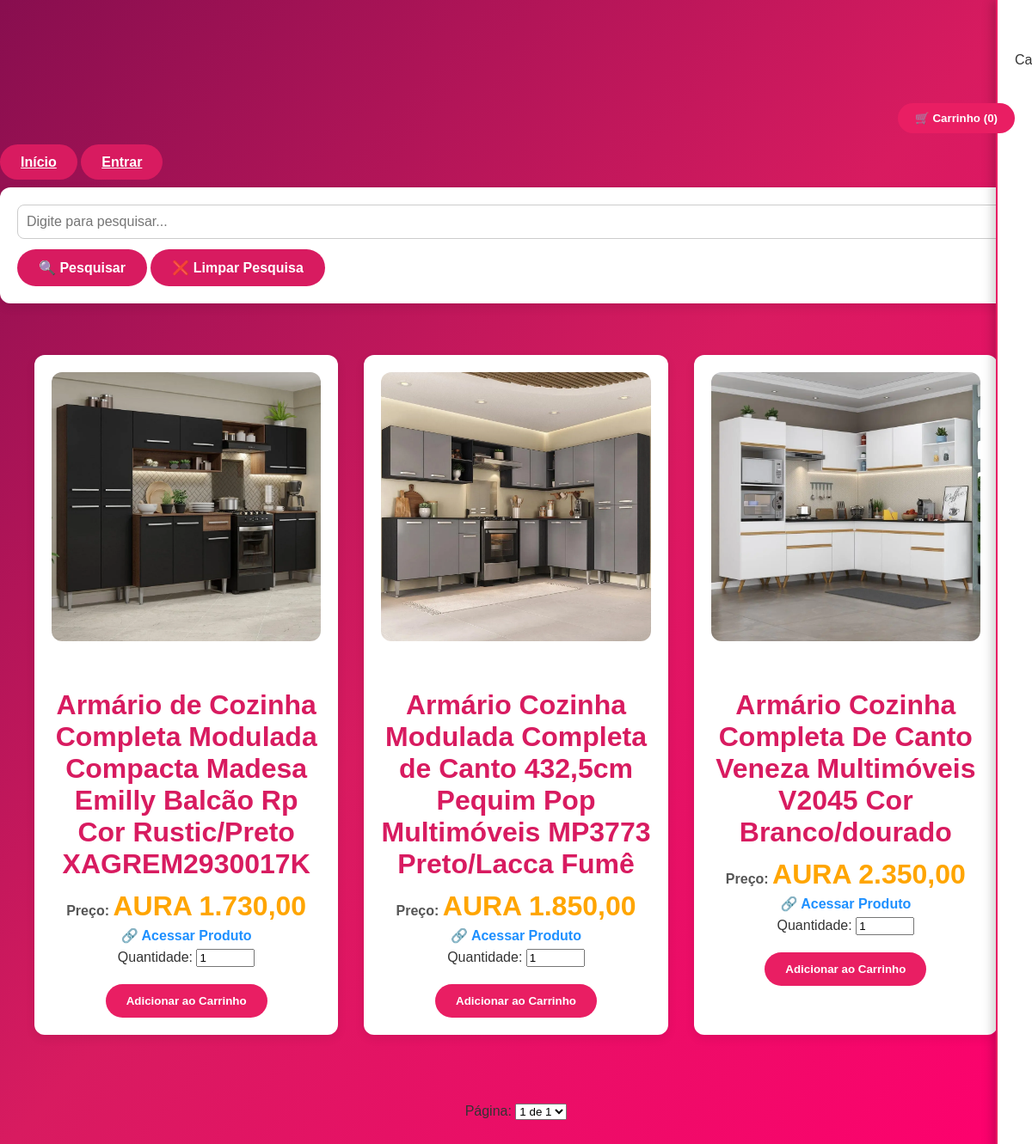
The app's page /sys/hora_carrinho.php with its own data.
### tables this page shows
CREATE TABLE `consorcio_cadastro` (
  `id` int(11) NOT NULL,
  `consulta` varchar(250) DEFAULT NULL,
  `valor_total` decimal(10,2) DEFAULT NULL,
  `entrada` decimal(10,2) DEFAULT NULL,
  `parcelas` int(11) DEFAULT NULL,
  `valor_parcela` decimal(10,2) DEFAULT NULL,
  `eq_user` varchar(100) DEFAULT NULL,
  `cidade` varchar(100) DEFAULT NULL,
  `estado` varchar(100) DEFAULT NULL,
  `data_cadastro` date DEFAULT NULL,
  `imagem` varchar(255) NOT NULL,
  `aprovacao` tinyint(1) NOT NULL DEFAULT 0,
  `estoque` int(11) NOT NULL DEFAULT 0,
  `servico` varchar(10) DEFAULT '41106',
  `cep_origem` varchar(9) DEFAULT '78850000',
  `peso` decimal(5,2) DEFAULT 1.00,
  `altura` int(11) DEFAULT 10,
  `largura` int(11) DEFAULT 15,
  `comprimento` int(11) DEFAULT 20,
  `rua` varchar(255) DEFAULT NULL,
  `numero` varchar(20) DEFAULT NULL,
  `bairro` varchar(100) DEFAULT NULL,
  `cep` varchar(9) DEFAULT NULL,
  `lc` varchar(255) NOT NULL,
  `hectare` decimal(10,2) NOT NULL,
  `valor_hectare` decimal(12,2) NOT NULL
);

### sys/hora_carrinho.php (the view, shortened to what this page needs)
<?php
$conn = new mysqli("127.0.0.1", "u839226731_farol", "Meta6595869!", "u839226731_farol");
$conn->set_charset("utf8");
$idProduto = isset($_GET['id']) ? intval($_GET['id']) : 0;
$carrinhoCliente = !empty($_COOKIE['carrinho']) ? json_decode($_COOKIE['carrinho'], true) : [];
$limite = 20;
$pagina = isset($_GET['pagina']) ? max(1, intval($_GET['pagina'])) : 1;
$offset = ($pagina - 1) * $limite;
if ($idProduto > 0) {
    $sql = "SELECT id, consulta, valor_total, cidade, estado, imagem, eq_user, entrada, estoque
            FROM consorcio_cadastro
            WHERE aprovacao = 1 AND id = ?";
    $stmt = $conn->prepare($sql);
    $stmt->bind_param("i", $idProduto);
    $stmt->execute();
    $result = $stmt->get_result();
    $totalPaginas = 1;
} else {
    $sql = "SELECT id, consulta, valor_total, cidade, estado, imagem, eq_user, entrada, estoque
            FROM consorcio_cadastro WHERE aprovacao = 1";
    $sql .= " ORDER BY id DESC LIMIT " . intval($limite) . " OFFSET " . intval($offset);
    $stmt = $conn->prepare($sql);
    $stmt->execute();
    $result = $stmt->get_result();
    $sqlCount = "SELECT COUNT(*) as total FROM consorcio_cadastro WHERE aprovacao = 1";
    $resCount = $conn->query($sqlCount);
    $totalConsorcios = $resCount->fetch_assoc()['total'];
    $totalPaginas = ceil($totalConsorcios / $limite);
}
$subtotal = 0;
$totalFrete = 0;
$itensCarrinho = [];
$totalComFrete = $subtotal + $totalFrete;
$limiteCarrinho = 10;
$paginaCarrinho = isset($_GET['pagina_carrinho']) ? max(1, intval($_GET['pagina_carrinho'])) : 1;
$offsetCarrinho = ($paginaCarrinho - 1) * $limiteCarrinho;
$totalItensCarrinho = count($itensCarrinho);
$totalPaginasCarrinho = $totalItensCarrinho > 0 ? ceil($totalItensCarrinho / $limiteCarrinho) : 1;
$itensPaginaCarrinho = array_slice($itensCarrinho, $offsetCarrinho, $limiteCarrinho);
$token = bin2hex(random_bytes(16));
$linkMagico = "https://farolqr.com/sys/carrinho_view.php?token=" . $token;
?>
<!DOCTYPE html>
<html lang="pt-BR">
<head>
</head>
<body>
<div class="navbar1">
<a href="https://farolqr.com/" class="btn-home">Início</a>
<a href="https://farolqr.com/login/login_farolqr.php" class="btn-home">Entrar</a>
</div>
<button id="toggleCarrinho">
  🛒 Carrinho (<?= array_sum(array_column($carrinhoCliente, 'qtd')) ?>)
</button>
<div class="filtros">
  <form method="GET" class="form-pesquisa">
  <div>
    <input type="text" name="search_consulta" placeholder="Digite para pesquisar..."
           value="<?= htmlspecialchars($_GET['search_consulta'] ?? '') ?>">
    <button type="submit">🔍 Pesquisar</button>
    <a href="?"><button type="button">❌ Limpar Pesquisa</button></a>
  </div>
</form>
</div>
<div class="container">
  <?php if ($result->num_rows > 0): ?>
    <?php foreach ($result->fetch_all(MYSQLI_ASSOC) as $row): ?>
      <?php if ($row["estoque"] > 0): ?>
       <div class="card">
  <div class="card-content">
    <?php if (!empty($row["imagem"])): ?>
      <div class="card-img">
        <img src="<?= htmlspecialchars('../site3/cadastro_produto/' . $row["imagem"]) ?>" alt="Imagem do Bem">
      </div>
    <?php endif; ?>
    <div class="card-info">
     <h3 style="font-size: 32px;"><?= htmlspecialchars_decode($row["consulta"]) ?></h3>
      <p>
        <strong>Preço:</strong>
        <span style="font-size: 32px; color: orange; font-weight: bold;">
          AURA <?= number_format($row["valor_total"], 2, ',', '.') ?>
        </span>
      </p>
<p> <a href="/todofarol/site2/nossasmaquinas/hora_carrinho.php?id=<?= $row['id'] ?>" style="color:#1e90ff; font-weight:bold; text-decoration:none;"> 🔗 Acessar Produto </a> </p>
      <form method="POST" action="carrinho.php">
  <label for="qtd_<?= $row['id'] ?>">Quantidade:</label>
  <input type="number" id="qtd_<?= $row['id'] ?>" name="qtd"
         min="1" max="<?= $row['estoque'] ?>" value="1" style="width:60px;">
  <button type="submit" class="btn-add">Adicionar ao Carrinho</button>
</form>
    </div>
  </div>
</div>
      <?php endif; ?>
    <?php endforeach; ?>
  <?php else: ?>
    <p class="no-results">Nenhum consórcio encontrado.</p>
  <?php endif; ?>
</div>
<div class="pagination">
  <form method="get" style="display:inline;">
    <label for="pagina">Página:</label>
    <select name="pagina" id="pagina" onchange="this.form.submit()">
      <?php for ($i = 1; $i <= $totalPaginas; $i++): ?>
        <option value="<?= $i ?>" <?= $i == $pagina ? 'selected' : '' ?>>
          <?= $i ?> de <?= $totalPaginas ?>
        </option>
      <?php endfor; ?>
    </select>
  </form>
</div>
<div id="carrinho" class="carrinho">
  <h3>🛒 Meu Carrinho</h3>
  <?php if (!empty($itensPaginaCarrinho)): ?>
    <ul>
      <?php foreach ($itensPaginaCarrinho as $item): ?>
        <li>
          <?= htmlspecialchars($item['consulta']) ?> (<?= $item['qtd'] ?>x)
          - AURA <?= number_format($item['valor_total'] * $item['qtd'], 2, ',', '.') ?>
          <br><small>Frete: AURA <?= number_format($item['frete'], 2, ',', '.') ?></small>
          <a href="remover.php?id=<?= $item['id'] ?>" class="remove-item">X</a>
        </li>
      <?php endforeach; ?>
    </ul>
    <div class="paginacao-carrinho">
  <form method="get" style="display:inline;">
    <label for="pagina_carrinho">Página:</label>
    <select name="pagina_carrinho" id="pagina_carrinho" onchange="this.form.submit()">
      <?php for ($i = 1; $i <= $totalPaginasCarrinho; $i++): ?>
        <option value="<?= $i ?>" <?= $i == $paginaCarrinho ? 'selected' : '' ?>>
          <?= $i ?> de <?= $totalPaginasCarrinho ?>
        </option>
      <?php endfor; ?>
    </select>
  </form>
</div>
<p><strong>Total Geral:</strong> AURA <?= number_format($totalComFrete, 2, ',', '.') ?></p>
<div class="carrinho-btns">
  <button onclick="copiarLinkCarrinho()">Copiar Link do Carrinho</button>
  <a href="<?= $linkMagico ?>" class="btn-finalizar">Avançar para Endereços</a>
  <a href="limpar.php" class="btn-limpar">Limpar Carrinho</a>
</div>
<script>
function copiarLinkCarrinho() {
  const link = "<?= $linkMagico ?>";
  navigator.clipboard.writeText(link).then(() => {
    alert("Link do carrinho copiado!");
  }).catch(err => {
    alert("Não foi possível copiar o link: " + err);
  });
}
</script>
  <?php else: ?>
    <p class="no-results">Carrinho vazio.</p>
  <?php endif; ?>
</div>
</body>
</html>

### sys/hora_carrinho.php (style rules this page uses)
body { font-family: 'Poppins', sans-serif; background: linear-gradient(to bottom right, #880e4f, #d81b60, #ff006e); margin: 0; padding-top: 80px; color: #333; }
#toggleCarrinho { margin-top: 100px; position: fixed; top: 20px; right: 20px; background: #e91e63; color: #fff; padding: 10px 20px; border-radius: 30px; border: none; cursor: pointer; z-index: 1000; font-weight: bold; transition: background 0.3s ease, transform 0.2s ease; }
.filtros { display: flex; justify-content: center; gap: 30px; align-items: flex-start; flex-wrap: wrap; margin: 20px auto; max-width: 1200px; }
.form-pesquisa, .form-endereco { flex: 1; min-width: 350px; background: #fff; padding: 20px; border-radius: 12px; box-shadow: 0 4px 12px rgba(0,0,0,0.1); animation: fadeInUp 1.5s ease-in-out; }
.form-pesquisa input, .form-endereco input { font-size: 16px; padding: 10px; border-radius: 8px; border: 1px solid #ccc; margin-bottom: 12px; width: 100%; }
.form-pesquisa button, .form-endereco button { background: #d81b60; color: #fff; font-weight: bold; cursor: pointer; border: none; padding: 12px 25px; border-radius: 25px; font-size: 16px; transition: background 0.3s ease, transform 0.2s ease; }
.container { display: grid; grid-template-columns: repeat(auto-fit, minmax(280px, 1fr)); gap: 30px; padding: 40px; max-width: 1400px; margin: 0 auto; }
.card { background: #fff; border-radius: 12px; padding: 20px; box-shadow: 0 4px 12px rgba(0,0,0,0.08); display: flex; flex-direction: column; align-items: center; transition: transform 0.2s ease, box-shadow 0.2s ease; animation: fadeIn 2s ease-in-out; }
.card-img img { width: 100%; height: auto; border-radius: 12px; object-fit: cover; margin-bottom: 20px; }
.card-info { width: 100%; text-align: center; flex-grow: 1; }
.card-info h3 { color: #d81b60; font-size: 20px; margin-bottom: 12px; }
.card-info p { margin: 6px 0; font-size: 16px; color: #555; }
.btn-add { background: #e91e63; color: #fff; padding: 12px 24px; border-radius: 30px; border: none; cursor: pointer; font-weight: bold; margin-top: 20px; transition: background 0.3s ease, transform 0.2s ease; }
.btn-home { background: #d81b60; color: #fff; padding: 12px 24px; border-radius: 30px; border: none; cursor: pointer; font-weight: bold; margin-top: 20px; }
.carrinho { position: fixed; top: 0; right: -350px; width: 350px; height: 100%; background: #fff; border-left: 2px solid #e91e63; box-shadow: -4px 0 12px rgba(0,0,0,0.2); padding: 20px; transition: right 0.3s ease; z-index: 999; }
.carrinho h3 { margin-top: 0; color: #d81b60; text-align: center; }
.pagination { text-align: center; margin: 40px 0; }
.navbar1 { margin-top: 100px; }

### records on screen
consorcio_cadastro: imagem (picture), consulta "Armário de Cozinha Completa Modulada Compacta Madesa Emilly Balcão Rp Cor Rustic/Preto XAGREM2930017K", valor_total "1.730,00", qtd "1"
consorcio_cadastro: imagem (picture), consulta "Armário Cozinha Modulada Completa de Canto 432,5cm Pequim Pop Multimóveis MP3773 Preto/Lacca Fumê", valor_total "1.850,00", qtd "1"
consorcio_cadastro: imagem (picture), consulta "Armário Cozinha Completa De Canto Veneza Multimóveis V2045 Cor Branco/dourado", valor_total "2.350,00", qtd "1"

### other values on screen
array_sum(array_column($carrinhoCliente, 'qtd')) "0"
form field pagina "1 de 1"
